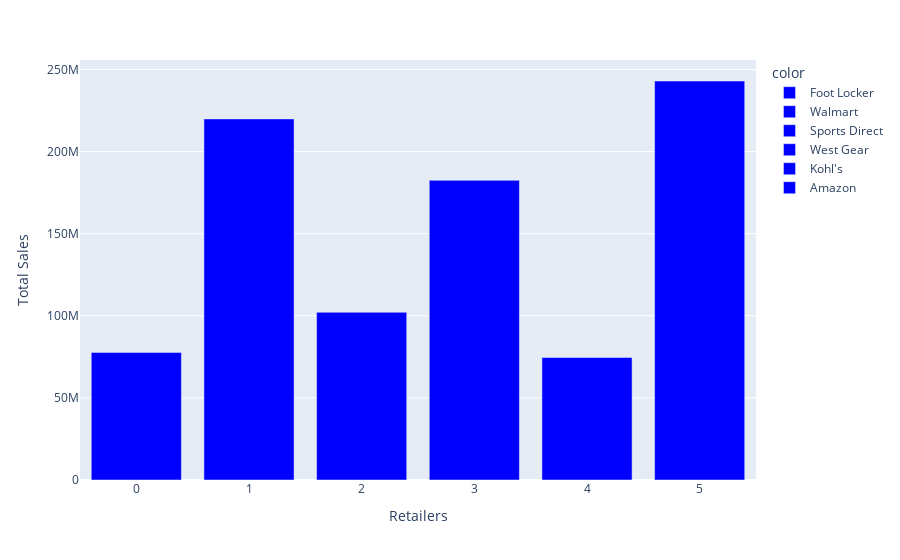

Notebook cell for this chart:
### Code cell
# Graph Logic
# Calculate total sales for each retailer
retailers = df['Retailer'].unique()
total_sales = df.groupby('Retailer')['TotalSales'].sum().reset_index()
# total_sales_df = total_sales.to_frame(name='Total Sales')  # Create DataFrame
colors = ['blue']

# Plot Graph
plt.figure(figsize=(7,11))
# fig = px.bar(data_frame=total_sales, x=total_sales.values, y=total_sales.index, color= retailers)
fig = px.bar(data_frame=total_sales,
             x=total_sales.index,
             y='TotalSales',  
             color=retailers, 
             color_discrete_sequence=colors
)  # Use fig for plotly object


# Graph title and setting
fig.update_layout(
    yaxis_title='Total Sales',
    xaxis_title='Retailers',
)
plt.savefig('totalSalesofRetailers.png', dpi=300)
fig.show()
total_sales

### Figure 1 — Plotly figure (JSON) as saved in the notebook; plotly's stock layout.template omitted (floating-point values rounded to 4 significant figures)
{"data": [{"alignmentgroup": "True", "hovertemplate": "color=Foot Locker<br>index=%{x}<br>TotalSales=%{y}<extra></extra>", "legendgroup": "Foot Locker", "marker": {"color": "blue", "pattern": {"shape": ""}}, "name": "Foot Locker", "offsetgroup": "Foot Locker", "orientation": "v", "showlegend": true, "textposition": "auto", "type": "bar", "x": [0], "xaxis": "x", "y": [77698912], "yaxis": "y"}, {"alignmentgroup": "True", "hovertemplate": "color=Walmart<br>index=%{x}<br>TotalSales=%{y}<extra></extra>", "legendgroup": "Walmart", "marker": {"color": "blue", "pattern": {"shape": ""}}, "name": "Walmart", "offsetgroup": "Walmart", "orientation": "v", "showlegend": true, "textposition": "auto", "type": "bar", "x": [1], "xaxis": "x", "y": [219877220], "yaxis": "y"}, {"alignmentgroup": "True", "hovertemplate": "color=Sports Direct<br>index=%{x}<br>TotalSales=%{y}<extra></extra>", "legendgroup": "Sports Direct", "marker": {"color": "blue", "pattern": {"shape": ""}}, "name": "Sports Direct", "offsetgroup": "Sports Direct", "orientation": "v", "showlegend": true, "textposition": "auto", "type": "bar", "x": [2], "xaxis": "x", "y": [102114753], "yaxis": "y"}, {"alignmentgroup": "True", "hovertemplate": "color=West Gear<br>index=%{x}<br>TotalSales=%{y}<extra></extra>", "legendgroup": "West Gear", "marker": {"color": "blue", "pattern": {"shape": ""}}, "name": "West Gear", "offsetgroup": "West Gear", "orientation": "v", "showlegend": true, "textposition": "auto", "type": "bar", "x": [3], "xaxis": "x", "y": [182470997], "yaxis": "y"}, {"alignmentgroup": "True", "hovertemplate": "color=Kohl's<br>index=%{x}<br>TotalSales=%{y}<extra></extra>", "legendgroup": "Kohl's", "marker": {"color": "blue", "pattern": {"shape": ""}}, "name": "Kohl's", "offsetgroup": "Kohl's", "orientation": "v", "showlegend": true, "textposition": "auto", "type": "bar", "x": [4], "xaxis": "x", "y": [74558410], "yaxis": "y"}, {"alignmentgroup": "True", "hovertemplate": "color=Amazon<br>index=%{x}<br>TotalSales=%{y}<extra></extra>", "legendgroup": "Amazon", "marker": {"color": "blue", "pattern": {"shape": ""}}, "name": "Amazon", "offsetgroup": "Amazon", "orientation": "v", "showlegend": true, "textposition": "auto", "type": "bar", "x": [5], "xaxis": "x", "y": [242964333], "yaxis": "y"}], "layout": {"barmode": "relative", "legend": {"title": {"text": "color"}, "tracegroupgap": 0}, "margin": {"t": 60}, "xaxis": {"anchor": "y", "domain": [0, 1], "title": {"text": "Retailers"}}, "yaxis": {"anchor": "x", "domain": [0, 1], "title": {"text": "Total Sales"}}}}
